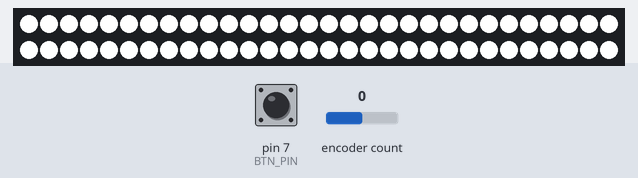
A sketch run on a simulated Arduino Uno, built with avr-gcc and run on an emulated ATmega328P. Parts: 60 RGB LEDs in strip order, left to right, continuing on the next row. The inputs (shaded band) are chosen by the test bench; at power-on: pin 7 (BTN_PIN) HIGH, encoder count 0.

Above: at 1.2 s.
1.3 s: pin 7 (BTN_PIN) pulled LOW for 0.15 s
At 2.5 s:
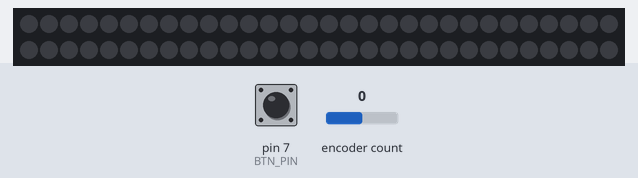
3.0 s: pin 7 (BTN_PIN) pulled LOW for 1 s
At 5.0 s:
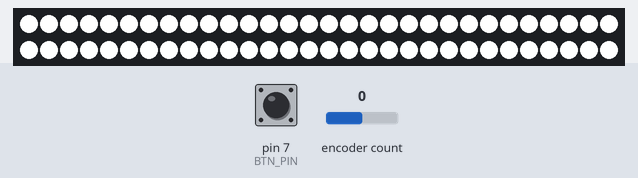
5.5 s: encoder count set to 4
7.0 s: pin 7 (BTN_PIN) pulled LOW for 3.2 s
At 11.0 s:
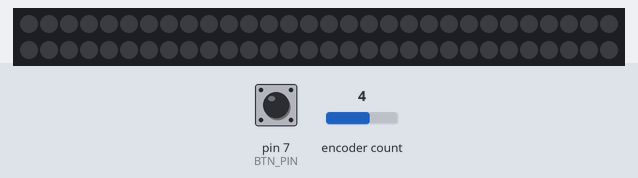
Timing chart, 0 to 12.5 s (numbered marks = the images above; inputs shaded):
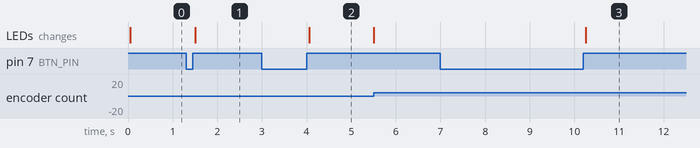

Measured:
- after the input at 1.3 s, the LEDs: change after 0.21 s (image 1)
- after the input at 3.0 s, the LEDs: change after 1.1 s (image 2)
- after the input at 7.0 s, the LEDs: change after 3.3 s (image 3)

The sketch:

Arduino_Encoder_Neopixel.ino
```cpp
#include <Encoder.h>
#include <Adafruit_NeoPixel.h>
#ifdef __AVR__
#include <avr/power.h>
#endif

#define PIN            11
#define NUMPIXELS      60

Adafruit_NeoPixel pixels = Adafruit_NeoPixel(NUMPIXELS, PIN, NEO_GRB + NEO_KHZ800);
Encoder myEnc(5, 6);

int oldPosition  = -999;

#define BTN_PIN 7
int buttonState;
int lastButtonState = 0;
bool isOn = false;

long lastDebounceTime = 0;
long debounceDelay = 50;

void setup() {
  Serial.begin(9600);
  pixels.begin();
  pinMode(BTN_PIN, INPUT_PULLUP);
}

void loop() {
  int reading = digitalRead(BTN_PIN);

  if (reading != lastButtonState) {
    lastDebounceTime = millis();
  }

  if ((millis() - lastDebounceTime) > debounceDelay) {
    if (reading != buttonState) {
      buttonState = reading;

      if (buttonState == 1) {
        isOn = !isOn;
      }
    }
  }
  lastButtonState = reading;

  if (isOn == true)
  {
    pixels.setBrightness(255);
  }
  else
  {
    pixels.setBrightness(0);
    pixels.show();
    return;
  }

  ////////////////////////////////////////////////////////
  int newPosition = myEnc.read() / 4;

  if (newPosition % 2 != 0)
    return;

  if (newPosition != oldPosition) {
    oldPosition = newPosition;
  }

  newPosition = abs(newPosition);

  if (newPosition == 24)
  {
    myEnc.write(0);
  }

  if (newPosition == 0)
  {
    setLight(255, 255, 255);
  }
  else if (newPosition == 2)
  {
    setLight(236, 246, 252);
  }
  else if (newPosition == 4)
  {
    setLight(229, 243, 251);
  }
  else if (newPosition == 6)
  {
    setLight(216, 239, 249);
  }
  else if (newPosition == 8)
  {
    setLight(229, 243, 251);
  }
  else if (newPosition == 10)
  {
    setLight(236, 246, 252);
  }
  else if (newPosition == 12)
  {
    setLight(255, 255, 255);
  }
  else if (newPosition == 14)
  {
    setLight(254, 235, 189);
  }
  else if (newPosition == 16)
  {
    setLight(254, 213, 115);
  }
  else if (newPosition == 18)
  {
    setLight(252, 203, 73);
  }
  else if (newPosition == 20)
  {
    setLight(253, 213, 115);
  }

  else if (newPosition == 22)
  {
    setLight(254, 235, 189);
  }


  pixels.show();
}

void setLight(int r, int g, int b) {
  for (int i = 0; i < NUMPIXELS; i++) {

    // pixels.Color takes RGB values, from 0,0,0 up to 255,255,255
    pixels.setPixelColor(i, pixels.Color(r, g, b));


  }

}
```
